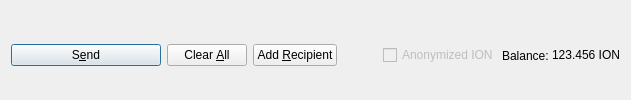
         <widget class="QFrame" name="frame_Send">
          <layout class="QHBoxLayout" name="horizontalLayout">
           <property name="bottomMargin">
            <number>0</number>
           </property>
           <item>
            <widget class="QPushButton" name="sendButton">
             <property name="minimumSize">
              <size>
               <width>150</width>
               <height>0</height>
              </size>
             </property>
             <property name="toolTip">
              <string>Confirm the send action</string>
             </property>
             <property name="text">
              <string>S&amp;end</string>
             </property>
             <property name="icon">
              <iconset resource="../ion.qrc">
               <normaloff>:/icons/send</normaloff>:/icons/send</iconset>
             </property>
             <property name="autoDefault">
              <bool>false</bool>
             </property>
             <property name="default">
              <bool>true</bool>
             </property>
            </widget>
           </item>
           <item>
            <widget class="QPushButton" name="clearButton">
             <property name="sizePolicy">
              <sizepolicy hsizetype="Minimum" vsizetype="Fixed">
               <horstretch>0</horstretch>
               <verstretch>0</verstretch>
              </sizepolicy>
             </property>
             <property name="toolTip">
              <string>Clear all fields of the form.</string>
             </property>
             <property name="text">
              <string>Clear &amp;All</string>
             </property>
             <property name="icon">
              <iconset resource="../ion.qrc">
               <normaloff>:/icons/remove</normaloff>:/icons/remove</iconset>
             </property>
             <property name="autoDefault">
              <bool>false</bool>
             </property>
            </widget>
           </item>
           <item>
            <widget class="QPushButton" name="addButton">
             <property name="toolTip">
              <string>Send to multiple recipients at once</string>
             </property>
             <property name="text">
              <string>Add &amp;Recipient</string>
             </property>
             <property name="icon">
              <iconset resource="../ion.qrc">
               <normaloff>:/icons/add</normaloff>:/icons/add</iconset>
             </property>
             <property name="autoDefault">
              <bool>false</bool>
             </property>
            </widget>
           </item>
           <item>
            <spacer name="horizontalSpacer">
             <property name="orientation">
              <enum>Qt::Horizontal</enum>
             </property>
             <property name="sizeHint" stdset="0">
              <size>
               <width>40</width>
               <height>20</height>
              </size>
             </property>
            </spacer>
           </item>
           <item>
            <layout class="QHBoxLayout" name="horizontalLayout_2">
             <property name="spacing">
              <number>3</number>
             </property>
             <item>
              <widget class="QCheckBox" name="checkxION">
               <property name="enabled">
                <bool>false</bool>
               </property>
               <property name="text">
                <string>Anonymized ION</string>
               </property>
              </widget>
             </item>
             <item>
              <widget class="QLabel" name="label">
               <property name="text">
                <string>Balance:</string>
               </property>
              </widget>
             </item>
             <item>
              <widget class="QLabel" name="labelBalance">
               <property name="sizePolicy">
                <sizepolicy hsizetype="Preferred" vsizetype="Fixed">
                 <horstretch>0</horstretch>
                 <verstretch>0</verstretch>
                </sizepolicy>
               </property>
               <property name="cursor">
                <cursorShape>IBeamCursor</cursorShape>
               </property>
               <property name="text">
                <string notr="true">123.456 ION</string>
               </property>
               <property name="textInteractionFlags">
                <set>Qt::LinksAccessibleByMouse|Qt::TextSelectableByKeyboard|Qt::TextSelectableByMouse</set>
               </property>
              </widget>
             </item>
            </layout>
           </item>
          </layout>
         </widget>
